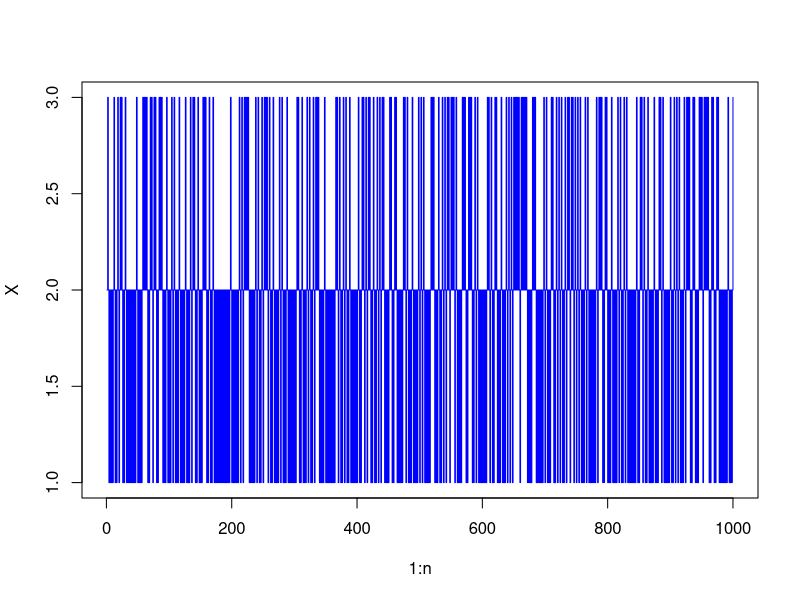
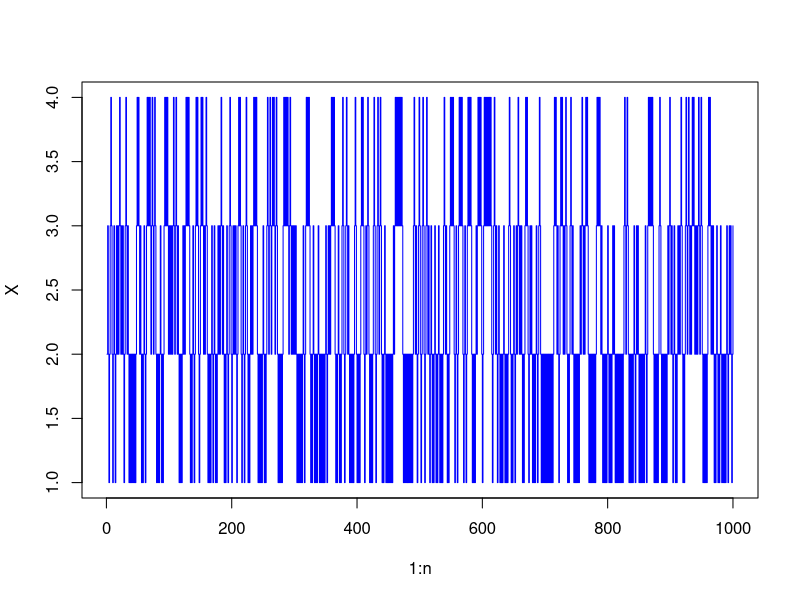
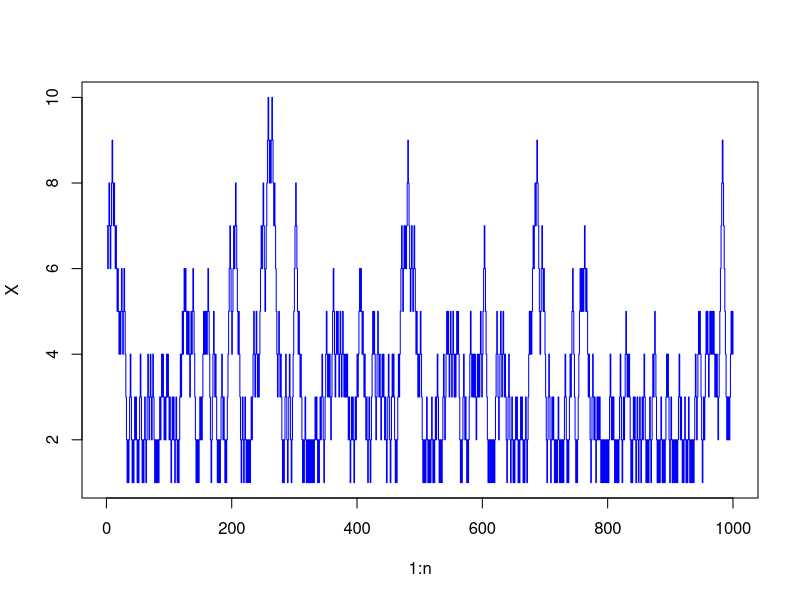

Reproduce these figures in R, in order.
init3<-rep(0.33,3)
mP3<-matrix(0,3,3)
S3 <-c(1:3)  # state space
mP3[1,]<- c(0,1,0)
mP3[2,]<- c(0.6,0,0.4)
mP3[3,]<-c(0,1,0)

init4<-rep(0.25,4)
mP4<-matrix(0,4,4)
S4 <-c(1:4)  # state space
mP4[1,]<- c(0,1,0,0)
mP4[2,]<- c(0.6,0,0.4,0)
mP4[3,]<-c(0,0.6,0,0.4)
mP4[4,]<-c(0,0,1,0)

########
# 8.1 a)

birth_death_N <- function(p, N) {
    init = rep(1/N, N)
    mpN = matrix(0, N,N)
    SN = c(1:N)
    for (i in 1:N) {
        if ( i == 1) {
            mpN[1,2] = 1
        } else if ( i == N ) {
            mpN[N,N-1] = 1
        } else {
            mpN[i,i-1] = 1-p
            mpN[i,i+1] = p        
        }
    }
    return(list("init"=init, "mpN"=mpN, "SN"=SN))
}

iter = 1000
simulate_plot = function( init, mP, S, iter) {
    n=iter
    X = c(rep(0,n+1))
    X[1]<-sample(S,1, prob=init )
    k=1
    for (k in 2:(n+1)) {
        X[k]<-sample(S,1, prob=mP[X[k-1],] )
    }
    X = X[-1]
    plot(1:n, X, type="s", col="blue")
}

PP = 0.4
N=3
record = birth_death_N(PP, N)
init = record$init
mP = record$mpN
S = record$SN
simulate_plot(init, mP, S, iter)

N=4
record = birth_death_N(PP, N)
init = record$init
mP = record$mpN
S = record$SN
simulate_plot(init, mP, S, iter)

#########
# b)
N=10
record = birth_death_N(PP, N)
init = record$init
mP = record$mpN
S = record$SN
simulate_plot(init, mP, S, iter)

#########
# c)
qq = 1-PP

Phi = rep(0, N)
Phi[1] = 1
Phi[2] = 1/qq
if ( N>3) {
    for (i in 3:(N-1)) {
        Phi[i] = Phi[i-1]* (PP/qq)
    }
}
Phi[N] = Phi[N-1]*PP

acumSum = sum(Phi)
Pi_k = rep(0, N)
for ( i in 1:N) {
    Pi_k[i] = Phi[i] / acumSum
}


